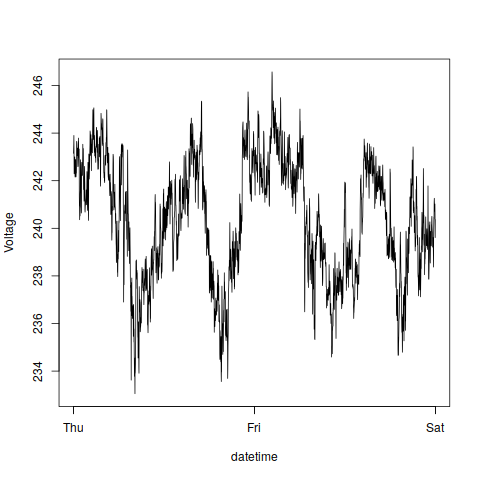

Write the R code that produced this figure.
household_cons <- read.table('new_household_cons.txt', header=T,
                             colClasses=c('character',rep('numeric',7)))

household_cons$Time <- strptime(household_cons$Time, "%Y-%m-%d %H:%M:%S")

png('plot2.png', width=480, height=480)
with(household_cons, plot(Time, Voltage,
                              ylab='Voltage',
                              xlab='datetime', type='l'))
dev.off()
